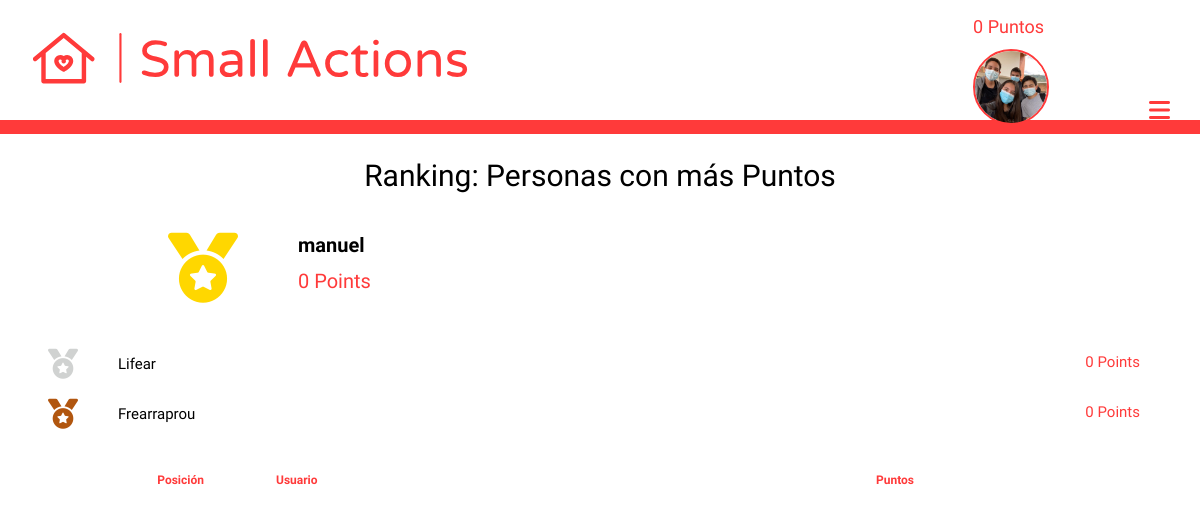
Before: /account/ranking (signed in) with the older database file.
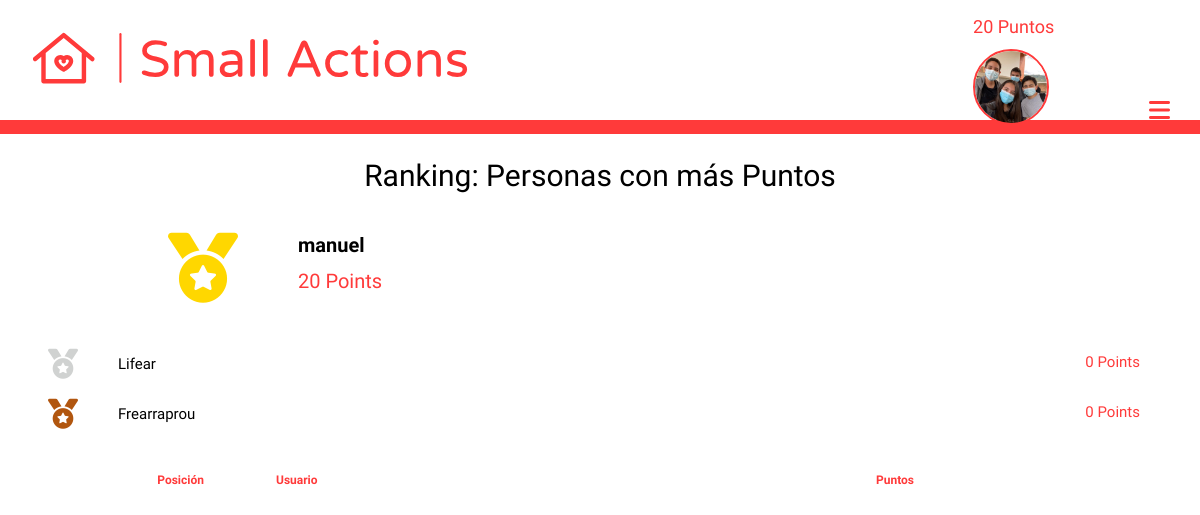
After: the same page with the newer database file.
### login/models.py (models this page shows, shortened)
class User(AbstractUser):
    points = models.PositiveIntegerField(default=0)
    photo = models.ImageField(upload_to="people", null=True, blank=True)
    latitude = models.DecimalField(max_digits=10, decimal_places=8, null=True, blank=True)
    longitude = models.DecimalField(max_digits=11, decimal_places=8, null=True, blank=True)
    visited = models.ManyToManyField('maps.Help', related_name="persons_visited", null=True, blank=True)
    can_change = models.BooleanField(null=True, blank=True) #Security
    dark_mode = models.BooleanField(default=False)
    date_forgot = models.DateTimeField(auto_now_add=True)
    random_string = models.CharField(max_length=20, blank=True, null=True, unique=True)

### login/views.py (the view)
# urls.py: path('ranking', views.ranking, name="ranking"),
@login_required(login_url='/account/login')
def ranking(request):
    user = User.objects.get(username=request.user)
    all_ranking = User.objects.all().order_by('-points')
    ranking = list(all_ranking).index(user)
    ctx = {'frist' : all_ranking[:3], 'ranking' : ranking}
    return render(request, 'login/ranking.html', ctx)

### templates/login/ranking.html (shortened to what this page needs)
{% extends 'maps/nav.html' %}
{% load static %}
{% block head %}
    <link href="{% static 'login/css/ranking.css' %}" rel="stylesheet">
{% endblock %}
{% block content %}
    <div>
        <h1>Ranking: Personas con más Puntos</h1>
        <div id='superior_grid'>
            <div id='frist_place' class="place">
                <i class="fas fa-medal"></i>
                <h2>{{frist.0.username}}</h2>
                <span>{{frist.0.points}} Points</span>
            </div>
            <div id='second_place' class="other_place place">
                <i class="fas fa-medal"></i>
                <h3>{{frist.1.username}}</h3>
                <span>{{frist.1.points}} Points</span>
            </div>
            <div id='third_place' class="other_place place">
                <i class="fas fa-medal"></i>
                <h4>{{frist.2.username}}</h4>
                <span>{{frist.2.points}} Points</span>
            </div>
        </div>
        <div id='mayor'>
            <div id='headers'>
                <h4>Posición</h4>
                <h4>Usuario</h4>
                <h4>Puntos</h4>
            </div>
        </div>
    </div>
{% endblock %}

### templates/maps/nav.html (shortened to what this page needs)
<!DOCTYPE html>
{% load static %}
{% load cache %}
<html lang="es">
    <head>
        <link rel="stylesheet" href="{% static 'maps/css/nav.css' %}">
        {% block head %}
        {% endblock %}
    </head>
    <body>
        {% cache 900 navbar %}
        <header id="all_bar">
            <div id="superior">
                <img src="{% static 'maps/images/logo.svg' %}" id="principal_logo" alt="logo" width="500" height="65">
                <div id="rigth_superior">
                    {% if request.user.is_authenticated %}
                        <h6>{{request.user.points}} Puntos</h6>
                        {% if request.user.photo %}
                            <a href="{% url 'account' %}"><img src="{{request.user.photo.url}}" alt="account" id="porfile_photo_nav" width="70" height="70"></a>
                        {% else %}
                            <a href="{% url 'account' %}"><img src="{% static 'maps/images/logo_small_icon_only_inverted.png' %}" alt="account" width="70" height="70"></a>
                        {% endif %}
                    {% else %}
                        <a href="{% url 'login' %}"><img src="{% static 'maps/images/logo_small_icon_only_inverted.png' %}" alt="account"></a>
                    {% endif %}
                    <i class="fas fa-bars" id="bars"></i>
                </div>
            </div>
            <div id="inferior">
            </div>
        </header>
        {% endcache %}
        {% block content %}
        {% endblock %}
    </body>
</html>

### static/maps/css/nav.css (style rules this page uses)
* { margin: 0; padding: 0; outline: none; font-family: 'Sora', sans-serif; }
#all_bar { margin-top: 1vh; }
#principal_logo { width: 27vw; height: 6.5vh; object-fit: contain; object-position: left; margin-left: 2vw; }
#rigth_superior { float: right; }
#rigth_superior h6 { font-family: 'Sora', sans-serif; font-size: 45px; color: #ff3a3a; font-weight: normal; display: inline-block; position: relative; bottom: 2.7vh; margin-right: 2vw; }
#rigth_superior img { width: 3.7vw; height: 3.7vw; object-fit: cover; display: inline-block; margin-right: 2vw; }
#inferior { background-color: #ff3a3a; margin-top: 2vh; height: 2.5vh; padding-top: 0.3vh; transition: height 1s; }
#bars { display: none; }
#porfile_photo_nav { height: calc(3.7vw - 3px); object-fit: cover; object-position: center; border-radius: 100px; border: 3px solid #ff3a3a; }
@media screen and (max-width: 1300px) { #all_bar { margin-top: 2vh; } }
@media screen and (max-width: 1300px) { #principal_logo { width: 57vw; height: 6.5vh; margin-left: 2.5vw; margin-top: 2vh; } }
@media screen and (max-width: 1300px) { #rigth_superior { margin-right: 2.5vw; } }
@media screen and (max-width: 1300px) { #rigth_superior h6 { position: static; display: block; font-size: 18px; } }
@media screen and (max-width: 1300px) { #rigth_superior img { width: 6vw; height: 6vw; margin: 0; margin-top: 1.5vh; margin-right: 8vw; } }
@media screen and (max-width: 1300px) { #porfile_photo_nav { height: calc(6vw - 2px); border-width: 2px; } }
@media screen and (max-width: 1300px) { #bars { display: inline-block; font-size: 3vh; color: #ff3a3a; position: relative; bottom: .7vh; text-align: right; } }
@media screen and (max-width: 1300px) { #inferior { margin-top: 4vh; height: 1.5vh; z-index: 100; } }

Changed rows visible on the page:
changed User "manuel": user.points "0" → "20"; points "0" → "20"
